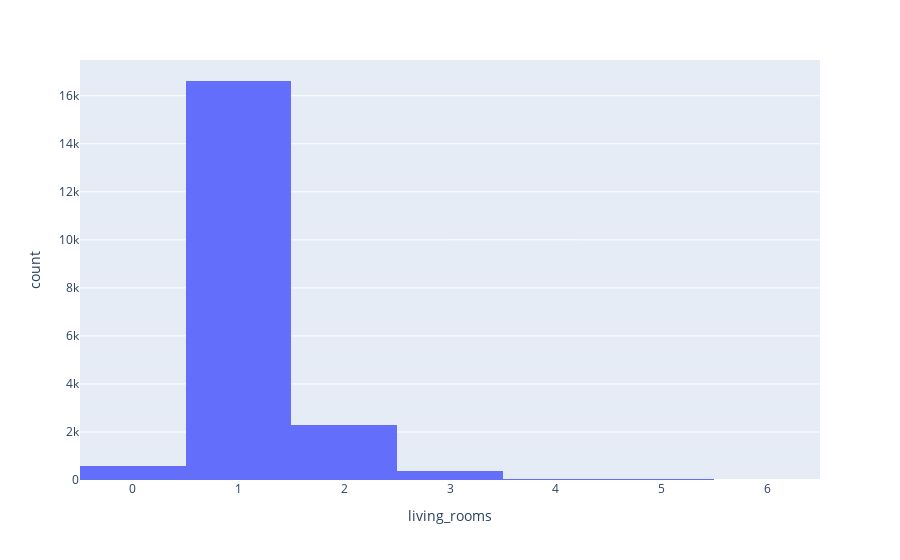

Notebook code cell kept with this figure:
### Code cell
distrubition = px.histogram(df, x="living_rooms")
distrubition

### Figure 1 — Plotly figure (JSON) as saved in the notebook; plotly's stock layout.template omitted (floating-point values rounded to 4 significant figures; data arrays with more than 128 entries replaced by an {"elided": "..."} marker saying what was removed)
{"data": [{"alignmentgroup": "True", "bingroup": "x", "hovertemplate": "living_rooms=%{x}<br>count=%{y}<extra></extra>", "legendgroup": "", "marker": {"color": "#636efa", "pattern": {"shape": ""}}, "name": "", "offsetgroup": "", "orientation": "v", "showlegend": false, "type": "histogram", "x": {"elided": "19971 int values"}, "xaxis": "x", "yaxis": "y"}], "layout": {"barmode": "relative", "legend": {"tracegroupgap": 0}, "margin": {"t": 60}, "xaxis": {"anchor": "y", "domain": [0, 1], "title": {"text": "living_rooms"}}, "yaxis": {"anchor": "x", "domain": [0, 1], "title": {"text": "count"}}}}
